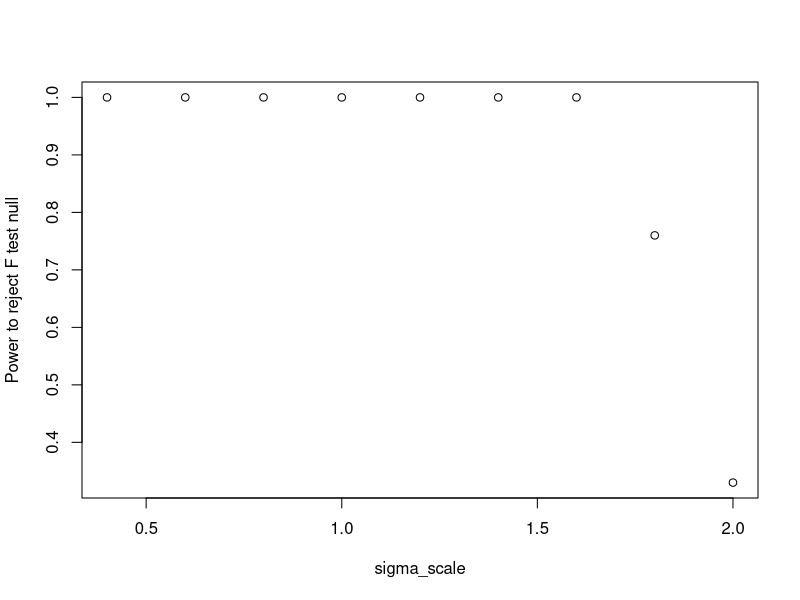
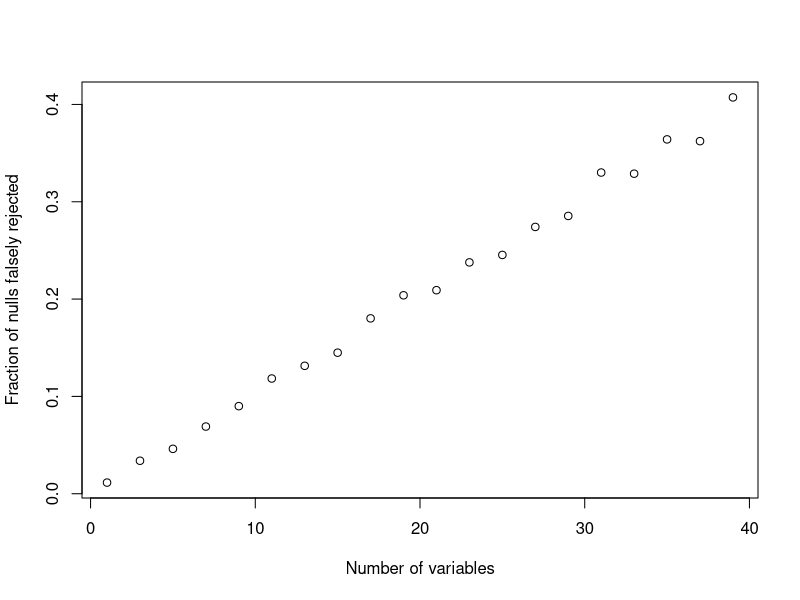
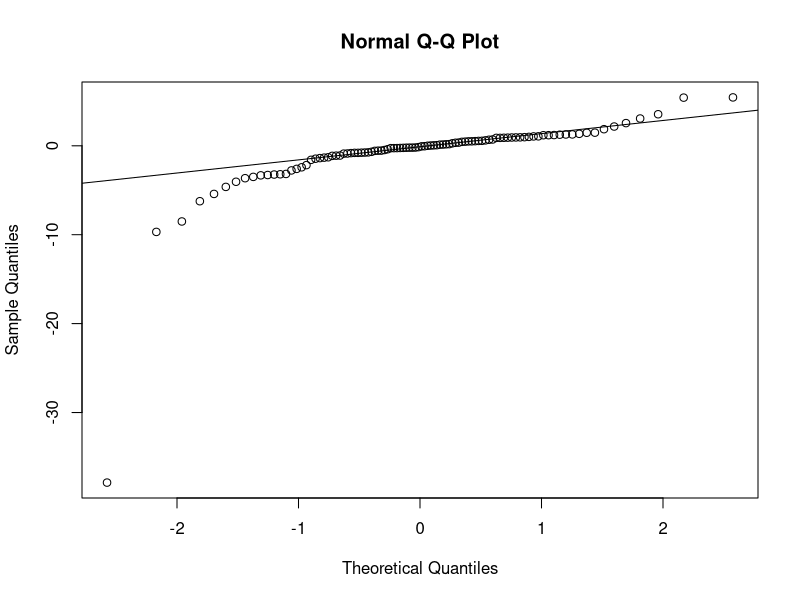
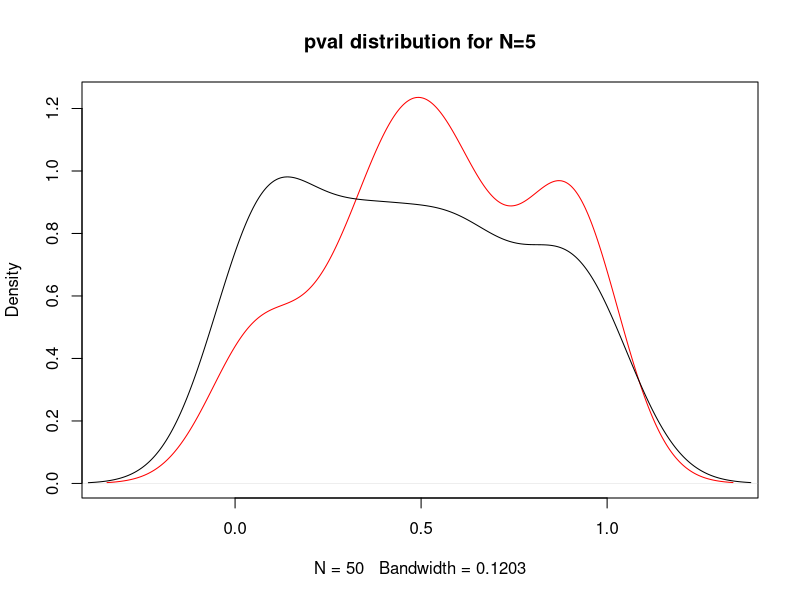
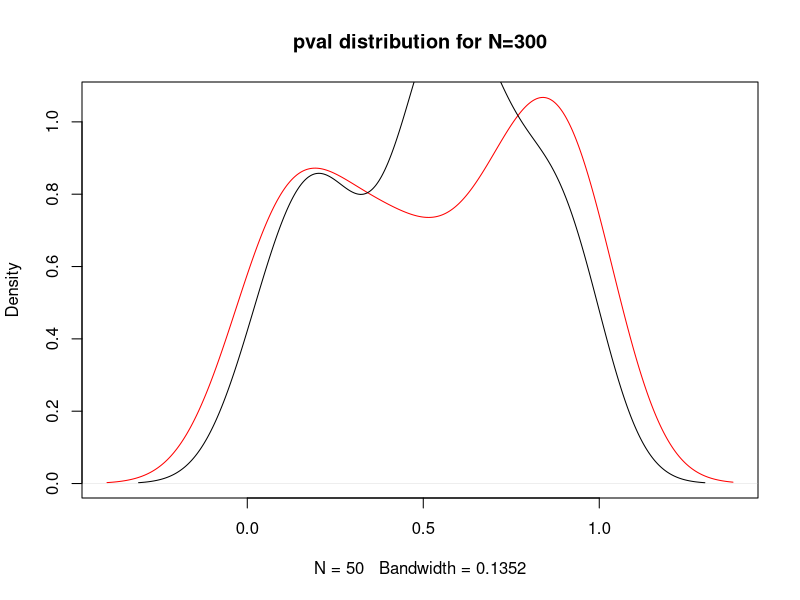

These charts were generated, in order, by the following R code: (Note: this script raises an error after producing the figures.)
## ---- chunk 1
knitr::opts_chunk$set(echo = TRUE)
## ---- chunk 2
# Generate random X with N rows and p columns.
generate_X <- function(N, p) {
  X <- matrix(runif(N * p), nrow=N)

  return(as.data.frame(X))
}
## ---- chunk 3
c
generate_error <- function(X, sigma) {
  return(sigma * rnorm(nrow(X)))
}

# Generate Y using X, beta, and the error.
generate_Y <- function(X, beta, sigma) {
  return(as.matrix(X) %*% beta + generate_error(X, sigma))
}
## ---- chunk 4
# Return the p value for the F test of a linear model.
f_p_value <- function(fit) {
  fstat <- summary(fit)$fstatistic
  
  pf(fstat["value"], fstat["numdf"], fstat["dendf"], lower.tail=FALSE)
}

# Return the R^2 for a linear model fit.
r_squared <- function(fit) {
  summary(fit)$r.squared
}
## ---- chunk 5
beta <- c(-0.2, 0, -0.8)
sigma <- 0.5 # scale teh normal distribution

# What sample sizes should we try?
#sample_sizes <- 10:100
beta_scale <- seq(0.4, 2, by=0.2)
sigma_scale <- seq(0.4, 2, by=0.2)

# For each sample size, what fraction of the tests were significant?
num_significant <- numeric(length(beta_scale))

# How many times should we try at each sample size?
num_trials <- 100
N <- 50

for (jj in seq_along(sigma_scale)) {
 # beta <- beta*beta_scale[jj]/1.0
  sigma <- sigma*sigma_scale[jj]
  
  for (ii in 1:num_trials) {
    X <- generate_X(N, length(beta))
    Y <- generate_Y(X, beta, sigma)
  
    fit <- lm(Y ~ ., data=X) # . means "all columns"
    
    if (f_p_value(fit) <= 0.05) {
      num_significant[jj] <- num_significant[jj] + 1
    }
  }
}

plot(sigma_scale, num_significant / num_trials,
     xlab="sigma_scale", ylab="Power to reject F test null")
## ---- chunk 6
sigma <- 0.5

# Sample size to try -- needs to be bigger than the number of variables
N <- 100

# How many variables to use in our model
num_variables <- seq(1, 40, by=2)

# For each number of variables, what fraction of the tests were significant?
num_significant <- numeric(length(num_variables))

# How many times should we try?
num_trials <- 50

# what is r squared?
rsq <- numeric(length(num_variables))

for (jj in seq_along(num_variables)) {
  p <- num_variables[jj]

  for (ii in 1:num_trials) {
    X <- generate_X(N, p)
    
    # Don't bother using generate_Y, because beta is 0. It would just do a matrix
    # multiplication with 0 for no purpose.
    Y <- generate_error(X, sigma)
    
    fit <- lm(Y ~ ., data=X)
    # stepwise regression 
    #step_fit <- step(fit, trace=0) # do stepwise regression
    
    # calculate r squared
    rsq[jj] <- rsq[jj]+ summary(fit)$r.squared
    
    #if (length(coef(step_fit)) > 1 && f_p_value(step_fit) <= 0.05) {
    # if (length(coef(fit)) > 1 && f_p_value(fit) <= 0.05) {
    #   num_significant[jj] <- num_significant[jj] + 1
    # }
  }
}

rsq <- rsq/num_trials # take the average of all the r squareds
plot(num_variables,rsq,  #num_significant / num_trials,
     xlab="Number of variables", ylab="Fraction of nulls falsely rejected")
## ---- chunk 7
# Generate errors for all X. The errors are t-distributed with 2 degrees of freedom.
generate_error_t <- function(X, sigma) {
  return(sigma * rt(nrow(X), df=2)) # rt generates random deviates.
}
## ---- chunk 8
data <- rt(100, df=2)
qqnorm(data)
qqline(data)
## ---- chunk 9
# https://stackoverflow.com/questions/5587676/pull-out-p-values-and-r-squared-from-a-linear-regression
lmp <- function (modelobject) {
    if (class(modelobject) != "lm") stop("Not an object of class 'lm' ")
    f <- summary(modelobject)$fstatistic
    p <- pf(f[1],f[2],f[3],lower.tail=F)
    attributes(p) <- NULL
    return(p)
}

sigma <- 0.5

# How many variables to use in our model
p <- 3
N <- c(5, 300) # try a large N and small N

# How many times should we try?
num_trials <- 50

for (jj in N) {
  X <- generate_X(jj, p)
  pvals_tdist <- numeric(length(num_trials))
  pvals_ndist <- numeric(length(num_trials))
  for (ii in 1:num_trials) {
    Y_tdist <- generate_error_t(X, sigma)*sqrt(jj) #scale t distribution so it has the same standard deviation 
    Y_ndist <- generate_error(X, sigma)
    fit_t <- lm(Y_tdist ~ ., data=X)
    fit_n <- lm(Y_ndist ~ ., data=X)
    
    pvals_tdist[ii] <- lmp(fit_t)
    pvals_ndist[ii] <- lmp(fit_n)
  }
  # now make a plot of the pvals.
  d <- density(pvals_tdist)
  d2 <- density(pvals_ndist)
  
  plot(d, col = "red", main = paste0("pval distribution for N=", jj))
  lines(d2)
 legend = c("bottomleft", legend= c("tdist", "ndist"))
 # title(main = paste0("pval distribution for N=", jj))
}
## ---- chunk 10
sigma <- 0.5

# How many variables to use in our model
p <- 3
N <- seq(p, 500, by=5) # Sample size
n_pvals_tdist <- numeric(length(N))
n_pvals_ndist <- numeric(length(N))

for (jj in N) {
  #p <- num_variables[jj]
  X <- generate_X(jj, p)
  
  Y_tdist <- generate_error_t(X, sigma)*sqrt(jj) #scale t distribution so it has the same standard deviation 
  Y_ndist <- generate_error(X, sigma)
  fit_t <- lm(Y ~ ., data=X)
  fit_n <- lm(Y ~ ., data=X)
  
  # extract f test pval from each of the fits. 
  
  # for (ii in 1:num_trials) {
  #   X <- generate_X(N, p)
  #   
  #   # Don't bother using generate_Y, because beta is 0. It would just do a matrix
  #   # multiplication with 0 for no purpose.
  #   Y <- generate_error(X, sigma)
  # 
  #   fit <- lm(Y ~ ., data=X)
  # 
  #   # if (length(coef(step_fit)) > 1 && f_p_value(step_fit) <= 0.05) {
  #   #   num_significant[jj] <- num_significant[jj] + 1
  #   # }
  # }
}

# Do you observe any differences in the behavior of the hypothesis test?
d <- density(pvals_tdist)
d2 <- density(pvals_ndist)
plot(d)
plot(t)
     #xlab="N", ylab="Density")

# What do the effects of non-normality appear to be on the F test?
plot(num_variables,rsq,  num_significant / num_trials,
     xlab="Number of variables", ylab="Fraction of nulls falsely rejected")
